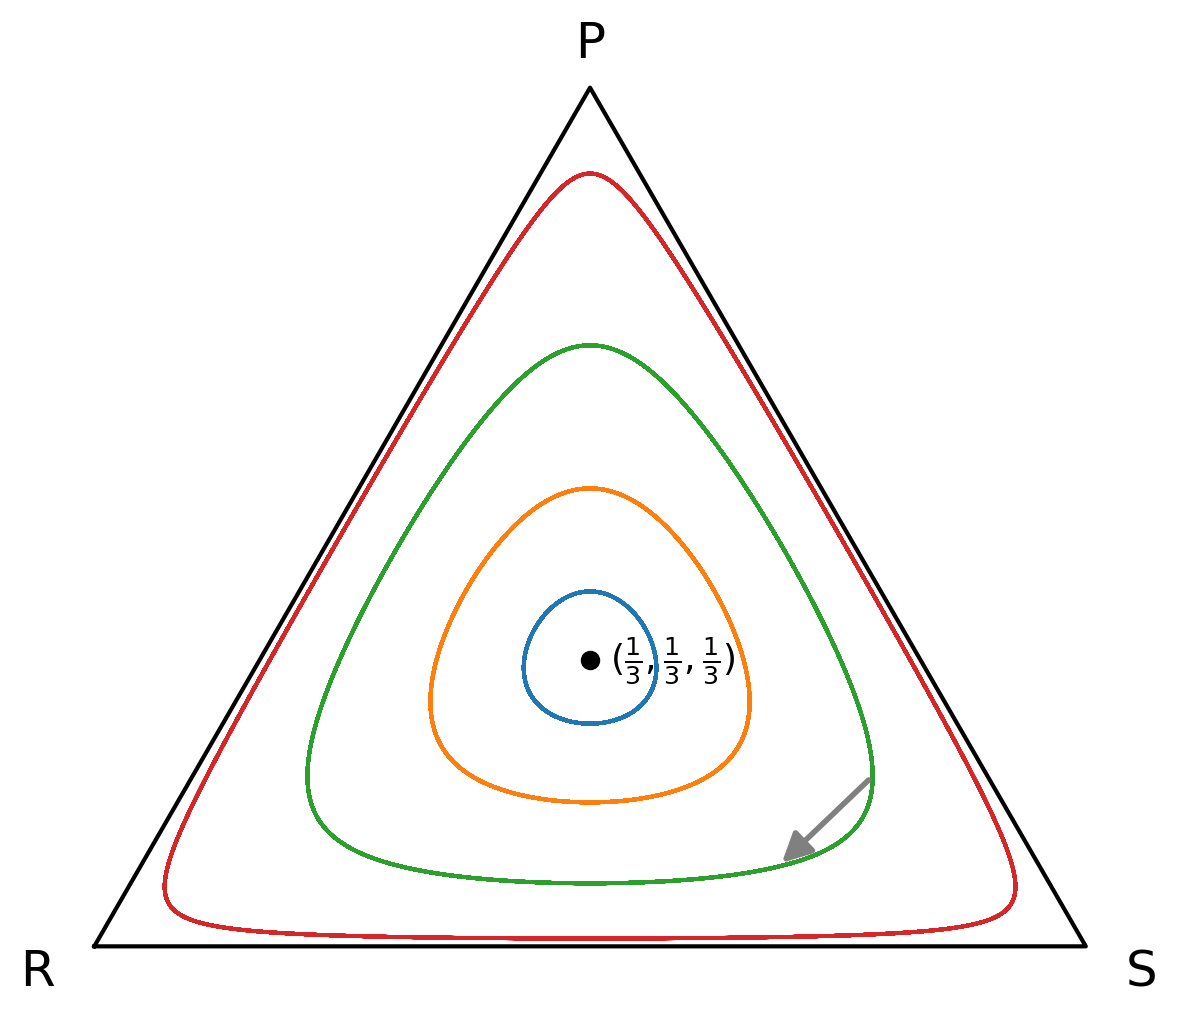

This figure's Python source:
"""
Mean-field (well-mixed) dynamics of a rock-paper-scissors interacting particle
system (cyclic Lotka-Volterra).

Each individual is of type R, S, or P. Pairs meet at random and the dominant
type converts the other (invasion / replacement reactions):

    R + S -> R + R,    S + P -> S + S,    P + R -> P + P.

Mass-action mean-field ODEs for the fractions r, s, p (r+s+p=1):

    dr/dt = r (s - p),
    ds/dt = s (p - r),
    dp/dt = p (r - s).

The interior fixed point (1/3,1/3,1/3) is a *neutrally stable center*:
H = r s p is conserved, so trajectories are closed orbits. (This is the same
ODE as the replicator dynamics of the symmetric zero-sum RPS game.)
"""
import numpy as np
import matplotlib.pyplot as plt

def rhs(x):
    r, s, p = x
    return np.array([r * (s - p), s * (p - r), p * (r - s)])

def rk4(x, dt):
    k1 = rhs(x)
    k2 = rhs(x + 0.5 * dt * k1)
    k3 = rhs(x + 0.5 * dt * k2)
    k4 = rhs(x + dt * k3)
    x = x + dt / 6.0 * (k1 + 2 * k2 + 2 * k3 + k4)
    x = np.clip(x, 0, None)
    return x / x.sum()

# Simplex -> 2D (R bottom-left, S bottom-right, P top).
def to_xy(p):
    R, S, P = p
    return S + 0.5 * P, (np.sqrt(3) / 2) * P

fig, ax = plt.subplots(figsize=(6, 5.4))

corners = np.array([to_xy([1, 0, 0]), to_xy([0, 1, 0]), to_xy([0, 0, 1])])
tri = np.vstack([corners, corners[0]])
ax.plot(tri[:, 0], tri[:, 1], color="black", lw=1.5)

center = np.array([1/3, 1/3, 1/3])
orbits = {}
for s in [0.12, 0.30, 0.55, 0.85]:
    x = center + s * (np.array([1.0, 0.0, 0.0]) - center)
    x = x / x.sum()
    traj = [to_xy(x)]
    for _ in range(60000):
        x = rk4(x, 0.005)
        traj.append(to_xy(x))
    traj = np.array(traj)
    orbits[s] = traj
    ax.plot(traj[:, 0], traj[:, 1], lw=1.3)

cx, cy = to_xy(center)
ax.plot(cx, cy, "ko", ms=6)
ax.text(cx + 0.02, cy, r"$(\frac{1}{3},\frac{1}{3},\frac{1}{3})$", fontsize=13, va="center")
ax.text(corners[0, 0] - 0.04, corners[0, 1] - 0.04, "R", fontsize=18, ha="right")
ax.text(corners[1, 0] + 0.04, corners[1, 1] - 0.04, "S", fontsize=18, ha="left")
ax.text(corners[2, 0], corners[2, 1] + 0.03, "P", fontsize=18, ha="center")

# Direction-of-flow arrow placed ON one of the closed orbits, following the
# actual (forward-time) integration so the direction is guaranteed correct.
# The flow is clockwise in this embedding (R bottom-left, S bottom-right, P top):
# the abundance peak cycles R -> P -> S -> R.
traj = orbits[0.55]
# choose the point of maximum x (rightmost point of the orbit) and draw a short
# arrow to the next integrated point.
i0 = int(np.argmax(traj[:, 0]))
i1 = i0 + 300
ax.annotate("", xy=tuple(traj[i1]), xytext=tuple(traj[i0]),
            arrowprops=dict(arrowstyle="-|>", color="gray", lw=2.0,
                            mutation_scale=22))

ax.set_aspect("equal")
ax.axis("off")
plt.tight_layout()
plt.savefig("rps-meanfield.png", dpi=200, bbox_inches="tight")
print("wrote rps-meanfield.png")
